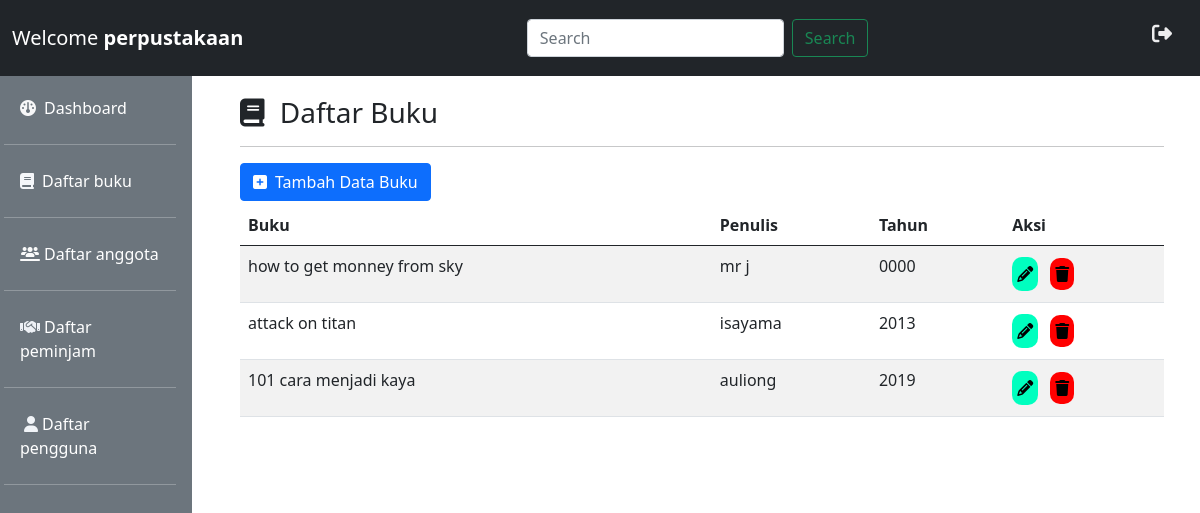
The app's page /buku.php with its own data.
### tables this page shows
CREATE TABLE `book` (
  `id` int(10) NOT NULL,
  `judul` varchar(30) NOT NULL,
  `penulis` varchar(30) NOT NULL,
  `tahun` year(4) NOT NULL
);

### buku.php (the view, shortened to what this page needs)
<!doctype html>
<html lang="en">
  <head>
    <link href="https://cdn.jsdelivr.net/npm/bootstrap@5.0.2/dist/css/bootstrap.min.css" rel="stylesheet">
    <link rel="stylesheet" href="admin.css">
    <link rel="stylesheet" href="asset/fontawesome-free-6.4.2-web/fontawesome-free-6.4.2-web/css/all.min.css">
  </head>
  <body>
     <?php
      include 'header.php';
      ?>
      <?php
      include 'sidenav.php';
      ?>
        <div class="col-md-10 p-5 full-height ">
            <h3>
                <i class="fa-solid fa-book me-2"></i> Daftar Buku</h3><hr>
                <a href="input.php?tambah_buku" class="btn btn-primary mb-1"><i class="fas fa-plus-square me-2"></i>Tambah Data Buku</a>
                <table class="table table-striped">
                <thead>
                    <tr>
                    <th scope="col">Buku</th>
                    <th scope="col">Penulis</th>
                    <th scope="col">Tahun</th>
                    <th scope="col">Aksi</th>
                    </tr>
                </thead>
                <tbody>
                <?php
                        include "connection.php";
                        $result = mysqli_query($connect,"SELECT * from book");
                        while($tampil = mysqli_fetch_assoc($result)){
                    echo "<tr>";
                    echo "<td>".$tampil['judul']."</td>";
                    echo "<td>".$tampil['penulis']."</td>";
                    echo "<td>".$tampil['tahun']."</td>";
                    echo "<td>
                        <a class='me-2 edit link-light' href=\"input.php?ubah_buku=$tampil[id]\"  type=\"button\">
                        <i class='fa fa-pencil' aria-hidden=\"true\"></i>
                        </a>
                        <a href=\"processing.php?delet_buku=$tampil[id]\" class='delete link-light' onClick=\"return confirm('anda yakin???')\">
                        <i class=\"fa fa-trash\"></i>
                        </a>
                    </td>";
                    echo "</tr>";
                    }
                    ?>
                </tbody>
                </table>
        </div>
    </div>
  </body>
</html>

### admin.css (style rules this page uses)
html,body { height: 100%; margin: 0; }
.full-height { height: 100%; }
.edit { background-color: #00ffbf; padding: 5px; border-radius: 10px; margin: 3px 0; color: #000000; }
.delete { background-color: #ff0000; padding: 5px; border-radius: 10px; margin: 3px 0; color: #000000; }

### records on screen
book: judul "how to get monney from sky", penulis "mr j", tahun "0000"
book: judul "attack on titan", penulis "isayama", tahun "2013"
book: judul "101 cara menjadi kaya", penulis "auliong", tahun "2019"
